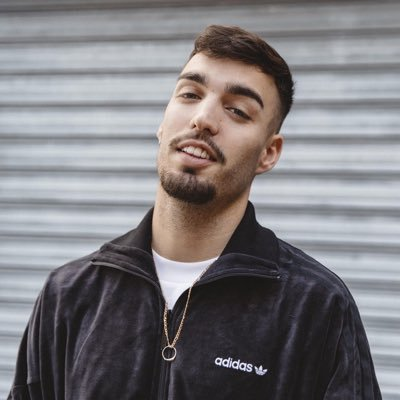
#> input picture otsu/rels_b.jpg, 400 x 400 px
$ python main.py
#> lines starting #> are read from the running program, lines starting #| are printed output that depends on the picture
from PIL import Image
import matplotlib.pyplot as plt
import numpy as np

# load and convert image into grayscale
gryscl = (Image.open('rels_b.jpg').convert('LA'))
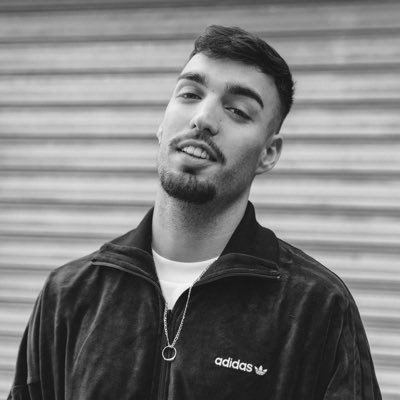
#> gryscl: PIL image 400x400 LA; mean R, G, B, A 124.1, 124.1, 124.1, 255

# print(gryscl.format, gryscl.size, gryscl.mode)
# gryscl.show()

# create dictionary of pixel luminosity values and counts
pixV = {}

for y in range(gryscl.height):
    for x in range(gryscl.width):
        pixel, fill = gryscl.getpixel((x,y))
        if pixel not in pixV.keys():
            pixV[pixel] = 1
        else:
            pixV[pixel] = pixV[pixel] + 1
#> after the loop, pixV = 244 items
print(pixV)
#> (printed output is left out)

# create a bar chart of luminosity values and counts
x1 = []
y1 = []

for key, value in pixV.items():
    x1.append(key)
    y1.append(value)
#> this loop made 244 passes
#> (key, value) on passes 1 to 3: (105, 276), (106, 294), (107, 263)
#> after the loop, x1 = 244 values, max 252 at index 242, min 8 at index 237, mean 130.5; y1 = 244 values, max 2216 at index 136, min 1 at index 236, mean 655.7

print(x1)
#> (printed output is left out)
print(y1)
#> (printed output is left out)

plt.bar(x1, y1, align='center', alpha=0.5)

plt.show()
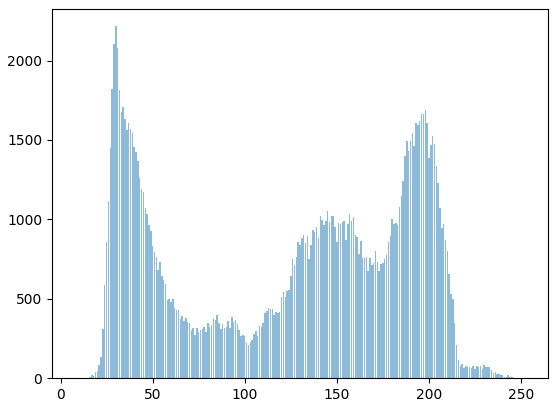
#> figure drawn by matplotlib, 1 panel; tallest bar 2216 high, from x = 29.6 to 30.4

# Calculate Otsu's variance threshold
variances = []

for i in range(1,len(y1)):
    wb = 0
    wf = 0
    leftsum = 0
    rightsum = 0
    leftprod = 0
    rightprod = 0
    leftmean = 0
    rightmean = 0
    leftcnt = 0
    rightcnt = len(y1)

    while(leftcnt < i):
        leftprod = leftprod + x1[i] * y1[i]
        leftsum = leftsum + y1[i]
        leftcnt = leftcnt + 1
    while(rightcnt >= i):
        j = len(y1)-i
        rightprod = rightprod + x1[j] * y1[j]
        rightsum = rightsum + y1[j]
        rightcnt = rightcnt - 1


    wb = leftsum / len(y1)
    wf = rightsum / len(y1)
    leftmean = leftprod / leftsum
    rightmean = rightprod / rightsum

    variances.append(wb * wf * (leftmean - rightmean)**2)
#> this loop made 243 passes
#> (wb, wf, leftmean, rightmean) on passes 1 to 3: (1.2, 2, 106, 250), (2.16, 0.996, 107, 252), (4.01, 1.98, 108, 247)
    # [5 lines of commented-out code are left out]


print('variances: ', variances)
#> (printed output is left out)

print(variances.index(max(variances)), ':', max(variances))

print('threshold:', x1[variances.index(max(variances))])

# modify pixel values according to threshold
for y in range(gryscl.height):
    for x in range(gryscl.width):
        pixel, fill = gryscl.getpixel((x,y))
        # print('x,y', x, y)
        # print('pixel:',pixel)
        # print('sup')
        if pixel > x1[variances.index(max(variances))]:
            gryscl.putpixel((x,y), (255,255))
        else:
            gryscl.putpixel((x,y), (0,255))
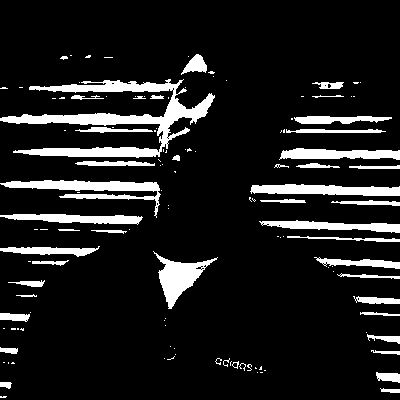
#> gryscl: PIL image 400x400 LA; mean R, G, B, A 29.5, 29.5, 29.5, 255

# show image
gryscl.show()
